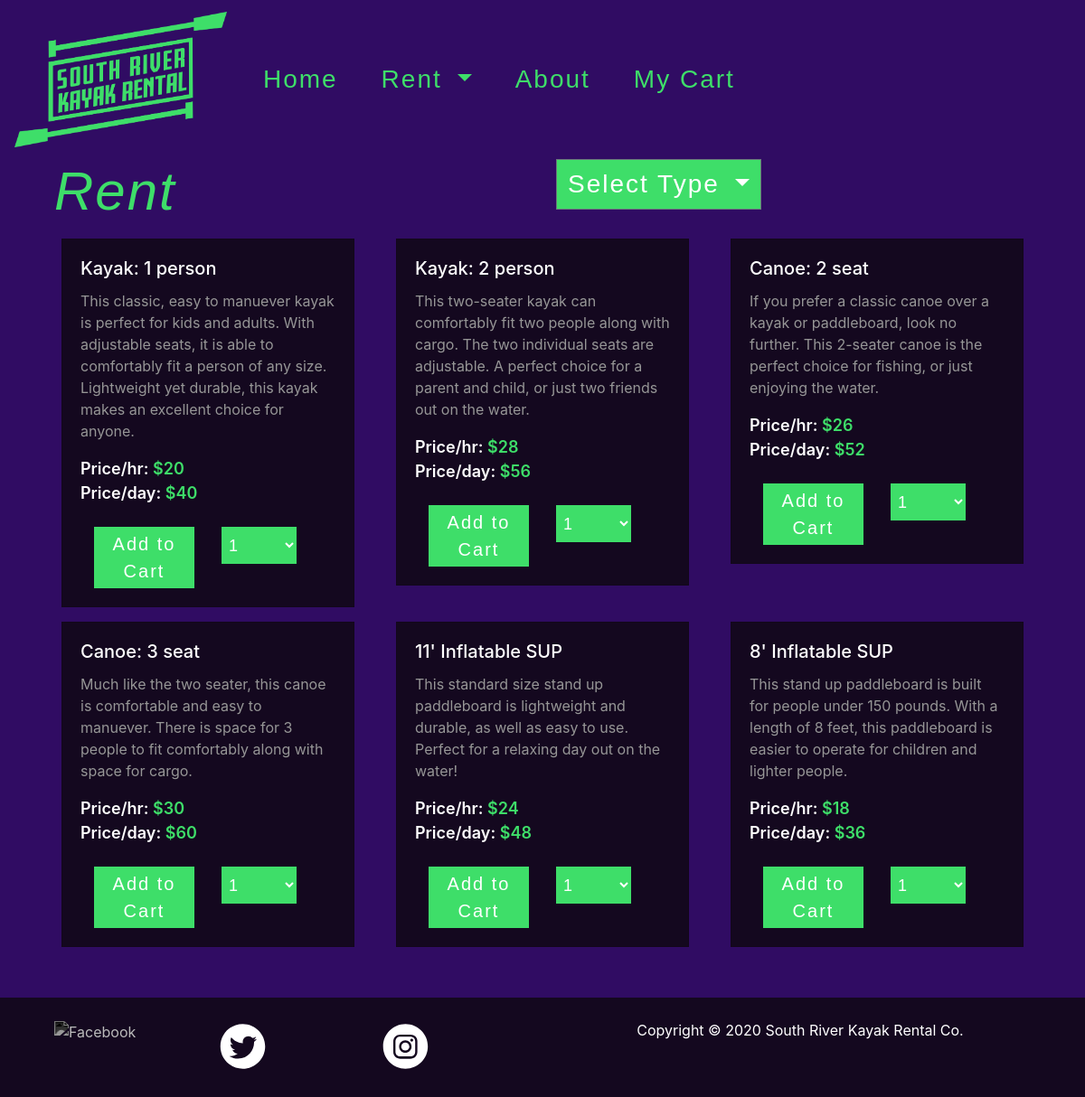
The app's page /rent/ with its own data.
### tables this page shows
CREATE TABLE "rentals" (
	"name"	TEXT,
	"description"	TEXT,
	"type"	INTEGER,
	"cost-hour"	INTEGER,
	"cost-day"	INTEGER,
	"id"	INTEGER
);

### application.py (the view)
@app.route("/rent/")
@app.route("/rent/<type>/")
def rent(type=1):
    connection=sqlite3.connect("rentals.db")
    cursor=connection.cursor()
    cursor.execute("SELECT * FROM rentals")
    rentals=cursor.fetchall()
    names=[]
    descriptions=[]
    types=[]
    costs_hour=[]
    costs_day=[]
    ids=[]
    length=0
    type_indicator=-1
    if type=="kayak":
        type_indicator=1
    if type=="canoe":
        type_indicator=2
    if type=="paddleboard":
        type_indicator=3
    for i in range(len(rentals)):
        if type_indicator==rentals[i][2] or type_indicator==-1:
            names.append(rentals[i][0])
            descriptions.append(rentals[i][1])
            types.append(rentals[i][2])
            costs_hour.append(rentals[i][3])
            costs_day.append(rentals[i][4])
            ids.append(rentals[i][5])
            length+=1
    return render_template("rent.html", names=names, descriptions=descriptions, types=types, costs_hour=costs_hour, costs_day=costs_day, length=length, ids=ids)

### templates/rent.html (shortened to what this page needs)
{% extends "layout.html" %}
{% block main %}
<div class="container">
  <div class="row">
    <div class="col">
      <h1 class="rent-header">Rent</h1>
    </div>
    <div class="col">
      <div class="dropdown float-left">
        <button class="btn dropdown-btn btn-secondary dropdown-toggle" type="button" id="dropdownMenuButton" data-toggle="dropdown" aria-haspopup="true" aria-expanded="false">
          Select Type
        </button>
      </div>
    </div>
  </div>
</div>
<div>
  <div class="container mb-5">
    <div class="row">
      {% for i in range(length) %}
        <div class="col-xs-12 col-md-6 col-lg-4">
          <div class="card m-2">
            <div class="card-body">
              <h5 class="card-title">{{names[i]}}</h5>
              <p class="card-text">{{descriptions[i]}}</p>
              <div><span class="price-label">Price/hr: <span class="green-text">${{costs_hour[i]}}</span></span></div>
              <div><span class="price-label">Price/day: <span class="green-text">${{costs_day[i]}}</span></span></div>
              <form action="/createcookie" method="POST">
                <div class="container">
                  <div class="row">
                    <div class="col">
                      <button class="btn btn-primary add-to-cart mt-4" type="submit" name="item" value={{ids[i]}}>Add to Cart</button>
                    </div>
                    <div class="col">
                      <select class="form-control quantity-selector mt-4" name="quantity">
                        <option>1</option>
                      </select>
                    </div>
                  </div>
                </div>
              </form>
            </div>
          </div>
        </div>
      {% endfor %}
    </div>
  </div>
</div>
{% endblock %}

### templates/layout.html (shortened to what this page needs)
<!DOCTYPE html>
<html lang="en">
  <head>
    <link rel="stylesheet" href="https://stackpath.bootstrapcdn.com/bootstrap/4.4.1/css/bootstrap.min.css">
    <link rel="stylesheet" type="text/css" href="/static/stylesheet.css">
    <link rel="stylesheet" href="https://use.typekit.net/zlx1diw.css">
  </head>
  <body>
    <nav class="navbar navbar-expand-xl navbar-light navbar-main">
      <a class="navbar-brand" href="/">
        <img src="/static/logos/srkrlogo1.png" height="150px" alt="South River Kayak Rental">
      </a>
      <div class="collapse navbar-collapse" id="navbarSupportedContent">
        <ul class="navbar-nav mr-auto">
          <li class="nav-item mx-3">
            <a class="nav-link" href="/">Home</a>
          </li>
          <li class="nav-item dropdown mx-3">
            <a class="nav-link dropdown-toggle" href="/rent/" id="navbarDropdown" role="button" data-toggle="dropdown" aria-haspopup="true" aria-expanded="false">
              Rent
            </a>
          </li>
          <li class="nav-item mx-3">
            <a class="nav-link" href="/about">About</a>
          </li>
          <li class="nav-item mx-3">
            <a class="nav-link" href="/cart">My Cart</a>
          </li>
        </ul>
      </div>
    </nav>
    <main class="container">
            {% block main %}{% endblock %}
    </main>
    <footer>
            <div class="container">
                <div class="row">
                    <div class="col-6">
                        <div class="container py-4">
                            <div class="row space-evenly">
                                <div class="col">
                                    <a href="#">
                                        <img src="/static/icons/06-facebook.svg" alt="Facebook" class="filter-white img-fluid social-icon">
                                    </a>
                                </div>
                                <div class="col">
                                    <a href="#">
                                        <img src="/static/icons/03-twitter.svg" alt="Twitter" class="filter-white img-fluid social-icon">
                                    </a>
                                </div>
                                <div class="col">
                                    <a href="#">
                                        <img src="/static/icons/38-instagram.svg" alt="Instagram" class="filter-white img-fluid social-icon">
                                    </a>
                                </div>
                            </div>
                        </div>
                    </div>
                    <div class="col-6">
                        <p class="footer-text py-4">Copyright © 2020 South River Kayak Rental Co.</p>
                    </div>
                </div>
            </div>
        </footer>
  </body>
</html>

### static/stylesheet.css (style rules this page uses)
.navbar-main { background-color: #300c63; }
.navbar-light .navbar-nav .nav-link { color: #3ede69; font-size: 28px; font-family: fresno, sans-serif; font-weight: 400; font-style: normal; letter-spacing: 2px; }
body { background-color: #300c63; }
footer { background-color: #14081f; width: 100%; height: 110px; }
.filter-white { filter: invert(100%) sepia(100%) saturate(0%) hue-rotate(288deg) brightness(102%) contrast(102%); }
.footer-text { color: #ffffff; text-align: center; }
.card { background-color: #14081f; border-radius: 0; }
.card-title { color: white; }
.card-text { color: #969696; }
.price-label { color: white; font-weight: 600; font-size: 18px; }
.green-text { color: #3ede69; }
.add-to-cart { border-radius: 0; color: white; background-color: #3ede69; font-size: 20px; font-family: fresno, sans-serif; font-weight: 400; font-style: normal; letter-spacing: 2px; padding: 4px; border: none; }
.rent-header { color: #3ede69; font-size: 60px; font-family: fresno, sans-serif; font-weight: 400; font-style: normal; letter-spacing: 2px; font-style: italic; }
.dropdown-btn { color: white; font-size: 28px; font-family: fresno, sans-serif; font-weight: 400; font-style: normal; letter-spacing: 2px; background-color: #3ede69; border-radius: 0; }
.quantity-selector { color: white; font-size: 18px; font-family: fresno, sans-serif; font-weight: 400; font-style: normal; letter-spacing: 2px; background-color: #3ede69; border-radius: 0; border: none; padding: 4px; }
.form-control { max-width: 75%; margin-top: 3px; }

### records on screen
rentals: name "Kayak: 1 person", description "This classic, easy to manuever kayak is perfect for kids and adults. With adjustable seats, it is able to comfortably fit a person of any size. Lightweight yet durable, this kayak makes an excellent choice for anyone."
rentals: name "Kayak: 2 person", description "This two-seater kayak can comfortably fit two people along with cargo. The two individual seats are adjustable. A perfect choice for a parent and child, or just two friends out on the water."
rentals: name "Canoe: 2 seat", description "If you prefer a classic canoe over a kayak or paddleboard, look no further. This 2-seater canoe is the perfect choice for fishing, or just enjoying the water."
rentals: name "Canoe: 3 seat", description "Much like the two seater, this canoe is comfortable and easy to manuever. There is space for 3 people to fit comfortably along with space for cargo."
rentals: name "11' Inflatable SUP", description "This standard size stand up paddleboard is lightweight and durable, as well as easy to use. Perfect for a relaxing day out on the water!"
rentals: name "8' Inflatable SUP", description "This stand up paddleboard is built for people under 150 pounds. With a length of 8 feet, this paddleboard is easier to operate for children and lighter people."

### other values on screen
{{ costs_hour[i] }} "20" "28" "26" "30" "24" "18"
{{ costs_day[i] }} "40" "56" "52" "60" "48" "36"
